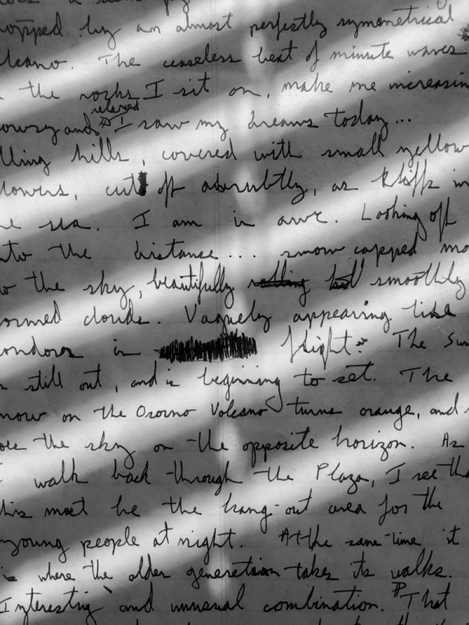
#> input picture Open_CV/data/handwritten.png, 469 x 625 px, shrunk from 600 x 800 before the run, found by its file name
$ python adaptive_threshold.py
#> lines starting #> are read from the running program, lines starting #| are printed output that depends on the picture; after the words box and inside, x2 and y2 are one past the last pixel; in counts of white or black regions, pixels touching at a corner belong together
"""
But unlike simple thresholding, adaptive thresholding computes the threshold locally for each small region instead of using a single global value.

This is especially useful for uneven lighting — like handwritten text, scanned documents, or shadows.
"""


import os
import cv2

img=cv2.imread(os.path.join('.','Open_CV/data','handwritten.png'))
#> img is the input picture: shape (625, 469, 3); mean B, G, R 129.6, 129.6, 129.6

img_gray=cv2.cvtColor(img, cv2.COLOR_BGR2GRAY)

adaptive_thresh = cv2.adaptiveThreshold(img_gray, 255, cv2.ADAPTIVE_THRESH_GAUSSIAN_C, cv2.THRESH_BINARY, 21, 20)
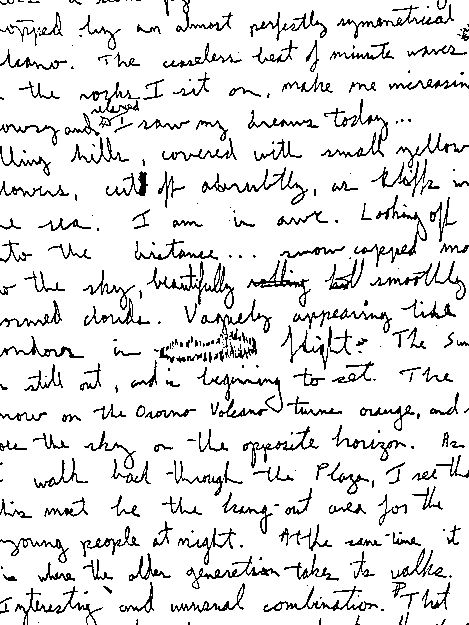
#> adaptive_thresh: shape (625, 469); 89.6% white; black in thin lines or dots
ret, simple_thresh = cv2.threshold(img_gray, 80, 255, cv2.THRESH_BINARY)
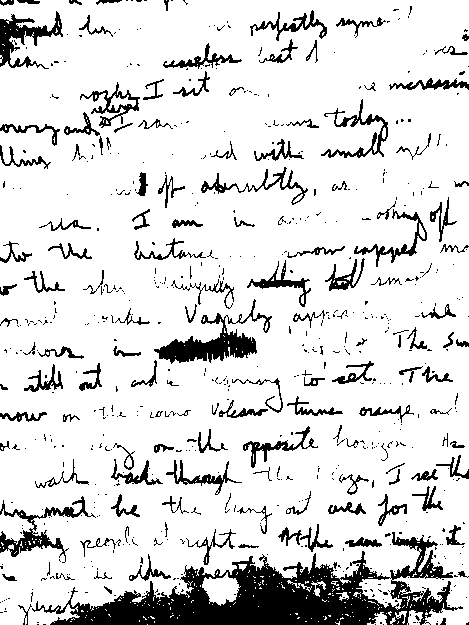
#> simple_thresh: shape (625, 469); 85.8% white; 641 black regions (503 under 20 px), largest, box (x1, y1, x2, y2) and area: (32, 532, 463, 625) 14701, (154, 299, 272, 364) 2245, (0, 496, 96, 563) 1322

cv2.imshow('image',img)
cv2.imshow('img_gray',img_gray)
cv2.imshow('simple_thresh',simple_thresh)
cv2.imshow('adaptive_thresh',adaptive_thresh)

cv2.waitKey(0)

$ run again, with Open_CV/data/space_hub.webp saved as Open_CV/data/handwritten.png
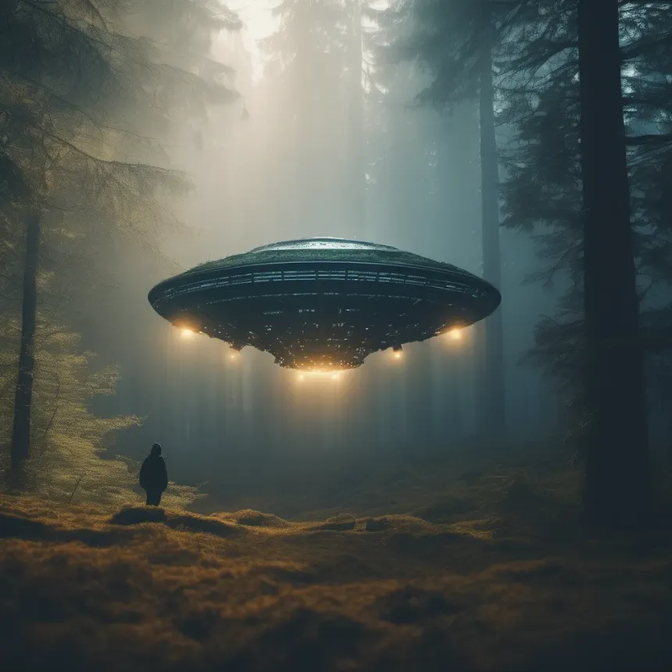
#> input picture Open_CV/data/space_hub.webp, 672 x 672 px, shrunk from 860 x 860 before the run, found by its file name
#> img is the input picture: shape (672, 672, 3); mean B, G, R 80.1, 85.2, 78.7
#> `adaptive_thresh = cv2.adaptiveThreshold(img_gray, 255, cv2.ADAPTIVE_TH..`:
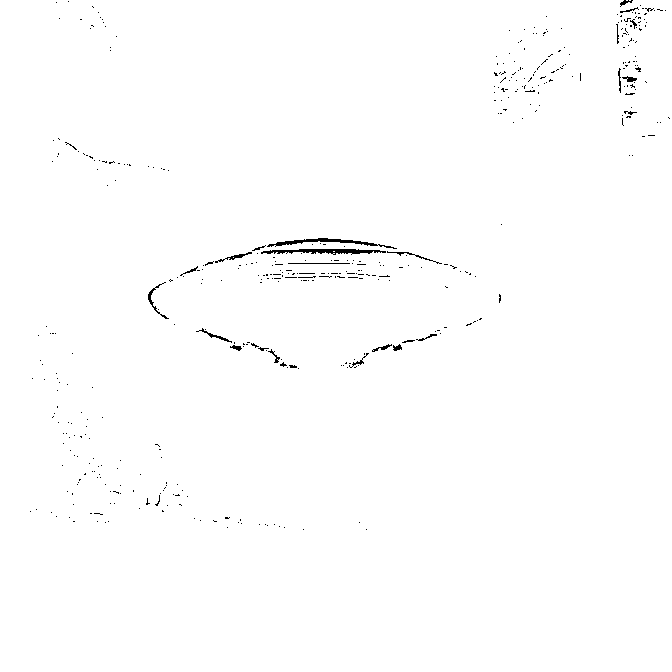
#> adaptive_thresh: shape (672, 672); 99.4% white; black in thin lines or dots, all inside (x1, y1, x2, y2) = (30, 0, 670, 530)
#> `ret, simple_thresh = cv2.threshold(img_gray, 80, 255, cv2.THRESH_BINARY)`:
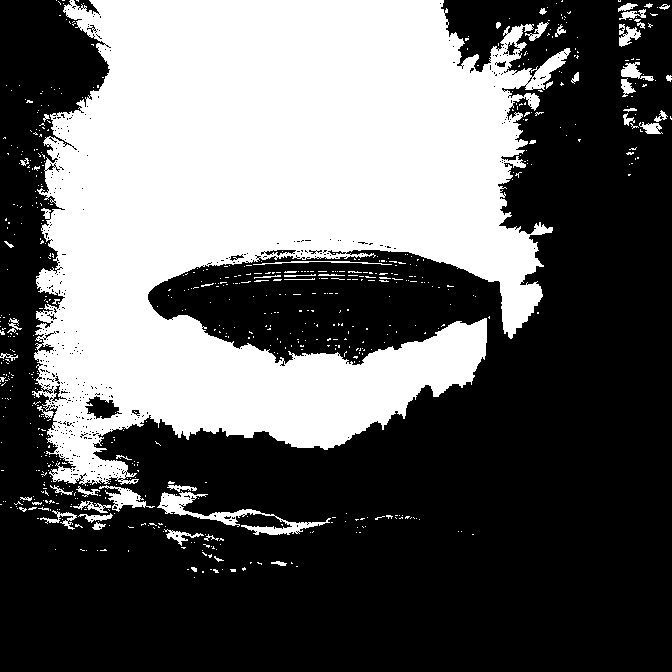
#> simple_thresh: shape (672, 672); 38.2% white; 672 white regions (618 under 20 px), largest, box (x1, y1, x2, y2) and area: (32, 0, 571, 486) 164708, (157, 491, 331, 535) 1599, (99, 485, 155, 512) 528
